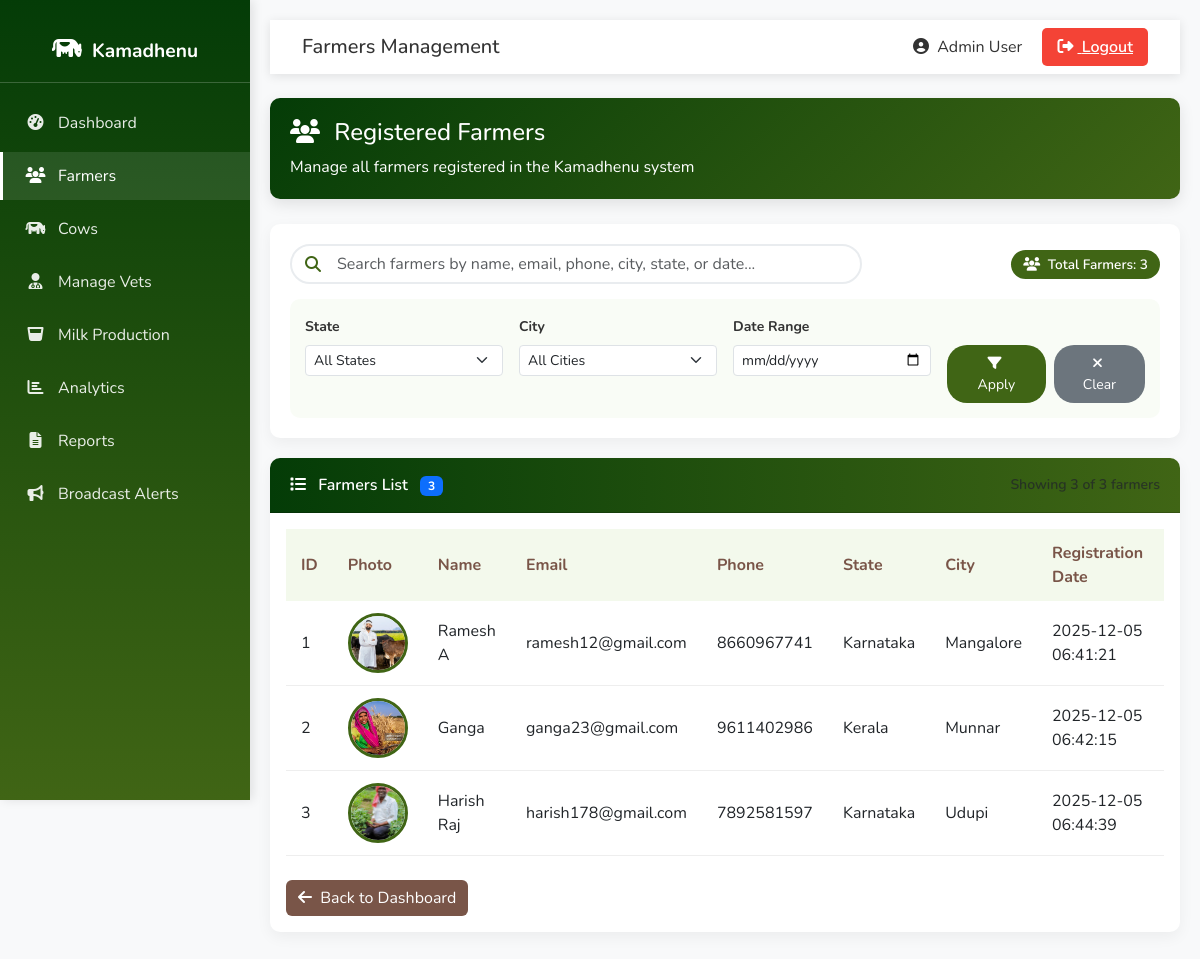
Page /admin/farmers (signed in) on the committed database.
### tables this page shows
CREATE TABLE farmers (
            farmer_id INTEGER PRIMARY KEY AUTOINCREMENT,
            name TEXT NOT NULL,
            email TEXT UNIQUE NOT NULL,
            phone TEXT UNIQUE NOT NULL,
            state TEXT NOT NULL,
            city TEXT NOT NULL,
            address TEXT,
            password TEXT NOT NULL,
            photo TEXT, 
            created_at TIMESTAMP DEFAULT CURRENT_TIMESTAMP
        );

### app.py (the view)
@app.route("/admin/farmers")
def admin_farmers():
    if "admin" not in session:
        return redirect(url_for("admin_login"))
    conn = get_db()
    cursor = conn.cursor()
    cursor.execute("SELECT farmer_id, name, email, phone, state, city, address, photo, created_at FROM farmers")
    farmers = cursor.fetchall()
    conn.close()
    return render_template("admin_farmers.html", farmers=farmers)

### app.py (called while the page is built)
def get_db():
    conn = sqlite3.connect(DB_NAME)
    conn.row_factory = sqlite3.Row
    return conn

@app.context_processor
def inject_lang():
    return {'current_lang': session.get('language', 'en')}

### templates/admin_farmers.html (shortened to what this page needs)
<!DOCTYPE html>
<html lang="en">
<head>
    <link rel="stylesheet" href="https://cdn.jsdelivr.net/npm/bootstrap@5.3.0/dist/css/bootstrap.min.css">
    <link rel="stylesheet" href="https://cdnjs.cloudflare.com/ajax/libs/font-awesome/6.4.0/css/all.min.css">
</head>
<body>
    <div class="sidebar">
        <div class="sidebar-brand">
            <i class="fas fa-cow"></i><span>Kamadhenu</span>
        </div>
         <ul class="sidebar-nav">
            <li><a href="{{ url_for('admin_dashboard') }}" ><i class="fas fa-tachometer-alt"></i><span>Dashboard</span></a></li>
            <li><a href="{{ url_for('admin_farmers') }}" class="active"><i class="fas fa-users"></i><span>Farmers</span></a></li>
            <li><a href="{{ url_for('admin_cows') }}"><i class="fas fa-cow"></i><span>Cows</span></a></li>
            <li><a href="{{ url_for('manage_vets') }}"><i class="fas fa-user-md"></i><span>Manage Vets</span></a></li>
            <li><a href="{{ url_for('admin_milk_production') }}"><i class="fas fa-glass-whiskey"></i><span>Milk Production</span></a></li>
            <li><a href="{{ url_for('admin_analytics') }}"><i class="fas fa-chart-bar"></i><span>Analytics</span></a></li>
            <li><a href="{{ url_for('admin_reports') }}"><i class="fas fa-file-alt"></i><span>Reports</span></a></li>
             <li><a href="{{ url_for('admin_broadcast') }}"><i class="fas fa-bullhorn"></i><span>Broadcast Alerts</span></a></li>
        </ul>
    </div>
    <div class="main-content">
        <nav class="navbar navbar-expand-lg navbar-light mb-4">
            <div class="container-fluid">
                <h5 class="mb-0">Farmers Management</h5>
                <div>
                    <span class="me-3"><i class="fas fa-user-circle me-1"></i> Admin User</span>
                    <a href="{{ url_for('admin_logout') }}" class="btn-logout"><i class="fas fa-sign-out-alt me-1"></i> Logout</a>
                </div>
            </div>
        </nav>
        <div class="welcome-card">
            <h4><i class="fas fa-users me-2"></i> Registered Farmers</h4>
            <p class="mb-0">Manage all farmers registered in the Kamadhenu system</p>
        </div>
        <div class="search-container">
            <div class="row align-items-center">
                <div class="col-md-8">
                    <div class="search-box">
                        <i class="fas fa-search search-icon"></i>
                        <input type="text" id="searchInput" class="form-control search-input"
                               placeholder="Search farmers by name, email, phone, city, state, or date...">
                    </div>
                </div>
                <div class="col-md-4 text-end">
                    <span class="stats-badge">
                        <i class="fas fa-users me-1"></i>
                        Total Farmers: <span id="farmerCount">{{ farmers|length }}</span>
                    </span>
                </div>
            </div>
            <div class="filter-section">
                <div class="row g-3">
                    <div class="col-md-3">
                        <label class="form-label small fw-bold">State</label>
                        <select class="form-select form-select-sm" id="stateFilter">
                            <option value="">All States</option>
                        </select>
                    </div>
                    <div class="col-md-3">
                        <label class="form-label small fw-bold">City</label>
                        <select class="form-select form-select-sm" id="cityFilter">
                            <option value="">All Cities</option>
                        </select>
                    </div>
                    <div class="col-md-3">
                        <label class="form-label small fw-bold">Date Range</label>
                        <input type="date" class="form-control form-control-sm" id="dateFilter">
                    </div>
                    <div class="col-md-3">
                        <label class="form-label small fw-bold">&nbsp;</label>
                        <div class="d-flex gap-2">
                            <button class="btn btn-sm filter-btn" id="applyFilters">
                                <i class="fas fa-filter me-1"></i> Apply
                            </button>
                            <button class="btn btn-sm clear-btn" id="clearFilters">
                                <i class="fas fa-times me-1"></i> Clear
                            </button>
                        </div>
                    </div>
                </div>
            </div>
        </div>
        <div class="card">
            <div class="card-header d-flex justify-content-between align-items-center">
                <div>
                    <i class="fas fa-list me-2"></i> Farmers List
                    <span class="badge bg-primary ms-2" id="filteredCount">{{ farmers|length }}</span>
                </div>
                <div class="text-muted small">
                    Showing <span id="showingCount">{{ farmers|length }}</span> of {{ farmers|length }} farmers
                </div>
            </div>
            <div class="card-body">
                <div class="table-responsive">
                    <table class="recent-table">
                        <thead>
                            <tr>
                                <th>ID</th>
                                <th>Photo</th>
                                <th>Name</th>
                                <th>Email</th>
                                <th>Phone</th>
                                <th>State</th>
                                <th>City</th>
                                <th>Registration Date</th>
                                <th>Status</th>
                            </tr>
                        </thead>
                        <tbody id="farmersTableBody">
                            {% for farmer in farmers %}
                            <tr class="farmer-row"
                                data-name="{{ farmer[1]|lower }}"
                                data-email="{{ farmer[2]|lower }}"
                                data-phone="{{ farmer[3] }}"
                                data-state="{{ farmer[4]|lower if farmer[4] else '' }}"
                                data-city="{{ farmer[5]|lower if farmer[5] else '' }}"
                                data-date="{{ farmer[8] }}">
                                <td>{{ farmer[0] }}</td>
                                <td>
                                    {% if farmer[7] %}
                                        <img src="{{ url_for('static', filename='uploads/farmers/' ~ farmer[7]) }}"
                                             alt="Farmer Photo" class="farmer-photo">
                                    {% else %}
                                        <div class="no-photo">
                                            <i class="fas fa-user text-muted"></i>
                                        </div>
                                    {% endif %}
                                </td>
                                <td>{{ farmer[1] }}</td>
                                <td>{{ farmer[2] }}</td>
                                <td>{{ farmer[3] }}</td>
                                <td>{{ farmer[4] if farmer[4] else 'Not specified' }}</td>
                                <td>{{ farmer[5] if farmer[5] else 'Not specified' }}</td>
                                <td>{{ farmer[8] }}</td>
                                <td><span class="badge bg-success">Active</span></td>
                            </tr>
                            {% else %}
                            <tr id="noFarmersRow">
                                <td colspan="10" class="text-center py-4">No farmers registered yet.</td>
                            </tr>
                            {% endfor %}
                        </tbody>
                    </table>
                </div>
                <div class="mt-4">
                    <a href="{{ url_for('admin_dashboard') }}" class="btn btn-secondary">
                        <i class="fas fa-arrow-left me-1"></i> Back to Dashboard
                    </a>
                </div>
            </div>
        </div>
    </div>
</body>
</html>

### templates/admin_farmers.html (style rules this page uses)
:root { --primary-green: #043c07; --light-green: #0e5510; --pastoral-green: #406515; --cream: #fff9e6; --brown: #795548; --light-brown: #a98274; }
body { font-family: 'Nunito', sans-serif; background-color: #f8f9fa; color: #333; }
.sidebar { background: linear-gradient(to bottom, var(--primary-green), var(--pastoral-green)); color: white; height: 100vh; position: fixed; top: 0; left: 0; width: 250px; padding-top: 20px; box-shadow: 3px 0 10px rgba(0, 0, 0, 0.1); z-index: 1000; }
.sidebar-brand { padding: 1rem 1.5rem; font-size: 1.2rem; font-weight: 700; text-align: center; border-bottom: 1px solid rgba(255, 255, 255, 0.2); margin-bottom: 1rem; }
.sidebar-brand i { font-size: 1.5rem; margin-right: 10px; }
.sidebar-nav { list-style: none; padding: 0; margin: 0; }
.sidebar-nav li { margin-bottom: 5px; }
.sidebar-nav a { color: rgba(255, 255, 255, 0.9); text-decoration: none; padding: 12px 20px; display: block; transition: all 0.3s; border-left: 3px solid transparent; }
.sidebar-nav a:hover, .sidebar-nav a.active { background-color: rgba(255, 255, 255, 0.1); color: white; border-left: 3px solid white; }
.sidebar-nav i { width: 25px; text-align: center; margin-right: 10px; }
.main-content { margin-left: 250px; padding: 20px; animation: fadeIn 0.5s ease-in; }
.navbar { background-color: white; box-shadow: 0 2px 10px rgba(0, 0, 0, 0.1); padding: 15px 20px; animation: slideDown 0.5s ease-out; }
.welcome-card { background: linear-gradient(135deg, var(--primary-green), var(--pastoral-green)); color: white; border-radius: 10px; padding: 20px; margin-bottom: 25px; box-shadow: 0 5px 15px rgba(0, 0, 0, 0.1); animation: fadeIn 0.7s ease-in; }
.card { border: none; border-radius: 10px; box-shadow: 0 5px 15px rgba(0, 0, 0, 0.05); margin-bottom: 20px; animation: fadeIn 0.9s ease-in; }
.card-header { background: linear-gradient(to right, var(--primary-green), var(--pastoral-green)); color: white; border-top-left-radius: 10px !important; border-top-right-radius: 10px !important; font-weight: 600; padding: 15px 20px; }
.btn-logout { background-color: #f44336; border: none; color: white; padding: 8px 15px; border-radius: 5px; font-weight: 600; transition: all 0.3s; }
.btn-secondary { background-color: var(--brown); border: none; }
.recent-table { width: 100%; border-collapse: separate; border-spacing: 0; }
.recent-table th { background-color: rgba(139, 195, 74, 0.1); color: var(--brown); font-weight: 700; padding: 12px 15px; }
.recent-table td { padding: 12px 15px; border-bottom: 1px solid #eee; transition: all 0.3s; }
.recent-table tr { transition: all 0.3s; animation: fadeInRow 0.5s ease-in; }
.farmer-photo { width: 60px; height: 60px; object-fit: cover; border-radius: 50%; border: 3px solid var(--pastoral-green); transition: all 0.3s; }
.search-container { background: white; border-radius: 10px; padding: 20px; margin-bottom: 20px; box-shadow: 0 5px 15px rgba(0, 0, 0, 0.05); }
.search-box { position: relative; }
.search-icon { position: absolute; left: 15px; top: 50%; transform: translateY(-50%); color: var(--pastoral-green); }
.search-input { padding-left: 45px; border-radius: 25px; border: 2px solid #e9ecef; transition: all 0.3s; }
.filter-section { background: rgba(139, 195, 74, 0.05); border-radius: 10px; padding: 15px; margin-top: 15px; }
.filter-btn { background: var(--pastoral-green); color: white; border: none; border-radius: 20px; padding: 8px 20px; transition: all 0.3s; }
.clear-btn { background: #6c757d; color: white; border: none; border-radius: 20px; padding: 8px 20px; transition: all 0.3s; }
.stats-badge { background: var(--pastoral-green); color: white; padding: 5px 12px; border-radius: 15px; font-size: 0.85rem; font-weight: 600; }
body { top: 0 !important; }
body { top: 0px !important; position: static !important; }

### rows in the picture
farmers: farmer_id "1", photo (picture), name "Ramesh A", email "ramesh12@gmail.com", phone "8660967741", state "Karnataka", city "Mangalore", created_at "2025-12-05 06:41:21"
farmers: farmer_id "2", photo (picture), name "Ganga", email "ganga23@gmail.com", phone "9611402986", state "Kerala", city "Munnar", created_at "2025-12-05 06:42:15"
farmers: farmer_id "3", photo (picture), name "Harish Raj", email "harish178@gmail.com", phone "7892581597", state "Karnataka", city "Udupi", created_at "2025-12-05 06:44:39"

### other values in the picture
{{ farmers|length }} "3"
